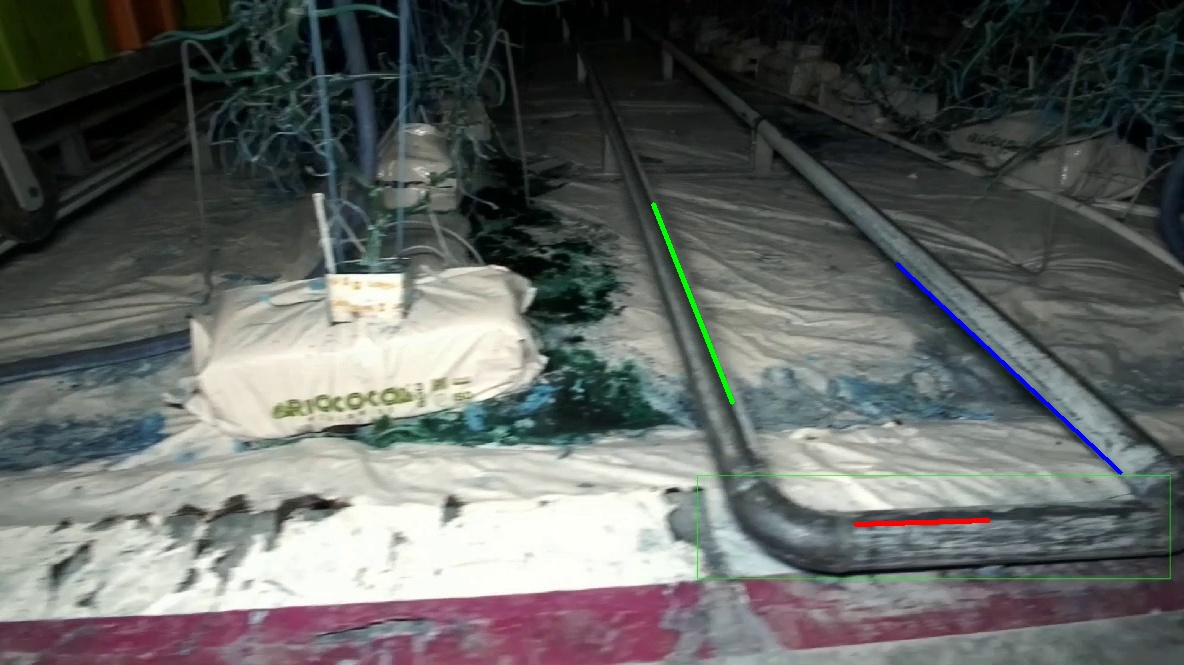
#> input picture result17.jpg, 1184 x 665 px, given in place of frame 1.jpg, which was not available
$ python main30.py
#> lines starting #> are read from the running program, lines starting #| are printed output that depends on the picture; pictures that were not available may be replaced by others from this repository, and a replacement may not be noted
import math

import cv2
import os
import numpy as np


def intended_angle_ver(x_1, y_1, x_2, y_2):
    delta_y = float(y_2 - y_1)
    delta_x = float(x_2 - x_1)

    try:
        angle_degrees_ver = np.arctan(delta_y / delta_x) * 180.0 / np.pi
    except:
        return False

    angle_degrees_ver = abs(angle_degrees_ver)

    # print('--------------')
    # print(angle_degrees_hor)

    if (angle_degrees_ver < 160.0 and angle_degrees_ver > 20.0):
        return True
    return False


def intended_angle_hor(x_1, y_1, x_2, y_2):
    delta_y = float(y_2 - y_1)
    delta_x = float(x_2 - x_1)

    try:
        angle_degrees_hor = np.arctan(delta_y / delta_x) * 180.0 / np.pi
    except:
        return False

    angle_degrees_hor = abs(angle_degrees_hor)

    # print('--------------')
    # print(angle_degrees_ver)

    if (angle_degrees_hor < 15.0):  # angle_degrees_hor < 30
        return True
    return False


def line_coefficient(x_1, y_1, x_2, y_2):
    a = float((y_2 - y_1) / (x_2 - x_1))
    b = float(y_1 - (a * x_1))

    return a, b


def collision_point(a_1, b_1, a_2, b_2):
    x = float((b_2 - b_1) / (a_1 - a_2))
    y = float(a_1 * x + b_1)

    # print(f"x: {x}")
    # print(f"y: {y}")

    return x, y


def out_of_range(x, y):
    # return True
    return 0 <= x <= int(resized_img_real_ver.shape[1]) and 0 <= y <= int(resized_img_real_ver.shape[0])


def len_of_line(y_2, y_1, x_2, x_1):
    return float(math.sqrt((y_2 - y_1) ** 2 + (x_2 - x_1) ** 2))


def two_line_intersection_angle(m, mm):
    tetha = math.atan(float(math.fabs((m - mm) / (1 + m * mm))) * (180.0 / math.pi))
    return tetha


def check_hor_length(i, j, k):
    # return True
    x1 = i[0][0]
    y1 = i[0][1]
    x2 = i[0][2]
    y2 = i[0][3]

    x11 = j[0][0]
    y11 = j[0][1]
    x22 = j[0][2]
    y22 = j[0][3]

    x111 = k[0][0]
    y111 = k[0][1]
    x222 = k[0][2]
    y222 = k[0][3]

    a1, b1 = line_coefficient(x1, y1, x2, y2)
    a2, b2 = line_coefficient(x11, y11, x22, y22)
    a3, b3 = line_coefficient(x111, y111, x222, y222)

    col_x_1_3, col_y_1_3 = collision_point(a1, b1, a3, b3)
    col_x_2_3, col_y_2_3 = collision_point(a2, b2, a3, b3)

    if out_of_range(col_x_1_3, col_y_1_3) and out_of_range(col_x_2_3, col_y_2_3):
        # print(col_x_1_3, col_y_1_3)
        # print(col_x_2_3, col_y_2_3)

        hor_len = len_of_line(col_y_2_3, col_y_1_3, col_x_2_3, col_x_1_3)

        # print(hor_len)
        # print('---------------')
        return 300.0 < hor_len < 550.0

        # [10 lines of commented-out code are left out]

    return False


def check_collision_point_placement(x1, x2, y1, y2, x11, x22, y11, y22, x111, x222, y111, y222):
    # return True
    a1, b1 = line_coefficient(x1, y1, x2, y2)
    a2, b2 = line_coefficient(x11, y11, x22, y22)
    a3, b3 = line_coefficient(x111, y111, x222, y222)

    col_x_1_3, col_y_1_3 = collision_point(a1, b1, a3, b3)
    col_x_2_3, col_y_2_3 = collision_point(a2, b2, a3, b3)

    # print(1)

    # if (col_x_1_3 > 0.0 and col_x_1_3 < min(x1, x2, x111, x222)) and (
    #         col_x_2_3 < float(resized_img_real_ver.shape[1]) and col_x_2_3 > max(x11, x22, x111, x222)):
    #     return True

    if col_x_1_3 > 0.0 and col_x_2_3 < float(resized_img_real_ver.shape[1]):
        return True

    # try:
    #     pass
    #     # print("--------------")
    #     # print(f"a1: {a1}")
    #     # print(f"b1: {b1}")
    #     # print(f"a2: {a2}")
    #     # print(f"b2: {b2}")
    #     # col_x_1_2, col_y_1_2 = collision_point(a1, b1, a1, b2)
    #     # print(col_x_1_2, col_y_1_2)
    #
    #     # if (max(x1, x2) < col_x_1_2 < min(x11, x22)) and (col_y_1_2 < min(y1, y2, y11, y22)):
    #     #     return True
    # except:
    #     # print(2)
    #     return True
    return False


if __name__ == '__main__':
    MID_MARGIN = 150  # 150
    IMG_NUMBERS = 2186  # 2186

    for index in range(IMG_NUMBERS):
        global resized_img_real_ver
        image_name = f'frame {index + 1}.jpg'
        # image_name = f'frame {57}.jpg'
        IMG_PATH_REAL = os.path.join('new_crop_frames', image_name)
        img_real_ver = cv2.imread(IMG_PATH_REAL)
#> img_real_ver is the input picture: shape (665, 1184, 3); mean B, G, R 97.4, 99.6, 96.6
        img_real_hor = cv2.imread(IMG_PATH_REAL)

        # print(int(img_real_ver.shape[1]), int(img_real_ver.shape[0]))

        resized_img_real_ver = cv2.resize(img_real_ver, (int(img_real_ver.shape[1]), int(img_real_ver.shape[0])))
        resized_img_real_hor = cv2.resize(img_real_hor, (int(img_real_hor.shape[1]), int(img_real_hor.shape[0])))

        gray_real_ver = cv2.cvtColor(resized_img_real_ver, cv2.COLOR_BGR2GRAY)
        gray_real_hor = cv2.cvtColor(resized_img_real_hor, cv2.COLOR_BGR2GRAY)

        gray_real_ver = cv2.equalizeHist(gray_real_ver)
        gray_real_hor = cv2.equalizeHist(gray_real_hor)

        kernel = (-1 / 256) * np.array([[1, 4, 6, 4, 1],
                                        [4, 16, 24, 6, 4],
                                        [6, 24, -476, 6, 24],
                                        [4, 16, 24, 6, 4],
                                        [1, 4, 6, 4, 1]])

        gray_real_ver = cv2.filter2D(src=gray_real_ver, ddepth=-1, kernel=kernel)
        gray_real_hor = cv2.filter2D(src=gray_real_hor, ddepth=-1, kernel=kernel)

        blur_real_ver = cv2.GaussianBlur(gray_real_ver, (5, 5), 0)
        blur_real_hor = cv2.GaussianBlur(gray_real_hor, (5, 5), 0)

        canny_real_ver = cv2.Canny(blur_real_ver, threshold1=100, threshold2=160)
        canny_real_hor = cv2.Canny(blur_real_hor, threshold1=100, threshold2=160)

        rho_ver = 1  # distance resolution in pixels of the Hough grid
        theta_ver = 1.4 * np.pi / 180  # angular resolution in radians of the Hough grid
        threshold_ver = 15  # minimum number of votes (intersections in Hough grid cell)
        min_line_length_ver = 150  # minimum number of pixels making up a line
        max_line_gap_ver = 10  # maximum gap in pixels between connectable line segments
        line_image_ver = np.copy(resized_img_real_ver) * 0  # creating a blank to draw lines on

        rho_hor = 1  # distance resolution in pixels of the Hough grid
        theta_hor = 2 * np.pi / 180  # angular resolution in radians of the Hough grid
        threshold_hor = 15  # minimum number of votes (intersections in Hough grid cell)
        min_line_length_hor = 120  # minimum number of pixels making up a line
        max_line_gap_hor = 15  # maximum gap in pixels between connectable line segments
        line_image_hor = np.copy(resized_img_real_hor) * 0  # creating a blank to draw lines on

        line_temp = np.copy(resized_img_real_hor) * 0  # creating a blank to draw lines on

        lines_ver = cv2.HoughLinesP(canny_real_ver, rho_ver, theta_ver, threshold_ver, np.array([]),
                                    min_line_length_ver, max_line_gap_ver)
#> lines_ver = [[220, 611, 549, 592], [898, 262, 1122, 471], [774, 147, 1122, 472], [791, 140, 1120, 418], [1004, 562, 1168, 553], [889, 641, 1126, 616], [314, 56, 333, 224], [651, 206, 736, 418], [854, 187, 1020, 327], [645, 231, 702, 397]]

        lines_hor = cv2.HoughLinesP(canny_real_hor, rho_hor, theta_hor, threshold_hor, np.array([]),
                                    min_line_length_hor, max_line_gap_hor)
#> lines_hor = 40 rows, first 6: [726, 86, 1027, 338], [694, 60, 903, 235], [1171, 578, 1171, 454], [455, 598, 688, 582], [531, 331, 688, 429], [854, 187, 1086, 381]

        try:
            for line_ver in lines_ver:
                for x1, y1, x2, y2 in line_ver:
                    if intended_angle_ver(x1, y1, x2, y2):
                        # print(line)
                        cv2.line(line_image_ver, (x1, y1), (x2, y2), (255, 0, 0), 3)
#> this loop made 10 passes
#> line_ver on passes 1 to 4: [[220, 611, 549, 592]], [[898, 262, 1122, 471]], [[774, 147, 1122, 472]], [[791, 140, 1120, 418]]
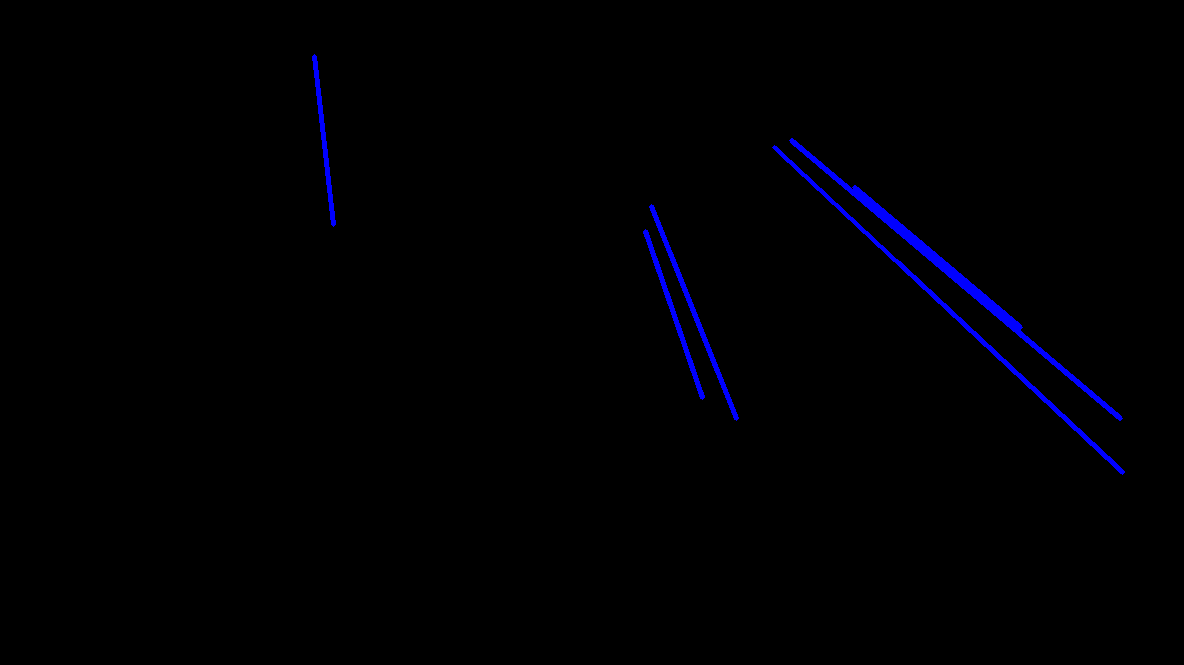
#> line_image_ver: shape (665, 1184, 3); mean B, G, R 2.8, 0, 0

            for line_hor in lines_hor:
                for x1, y1, x2, y2 in line_hor:
                    if intended_angle_hor(x1, y1, x2, y2):
                        # print(line)
                        cv2.line(line_image_hor, (x1, y1), (x2, y2), (255, 0, 0), 3)
#> this loop made 40 passes
#> line_hor on passes 1, 2, 4, 5: [[726, 86, 1027, 338]], [[694, 60, 903, 235]], [[455, 598, 688, 582]], [[531, 331, 688, 429]]
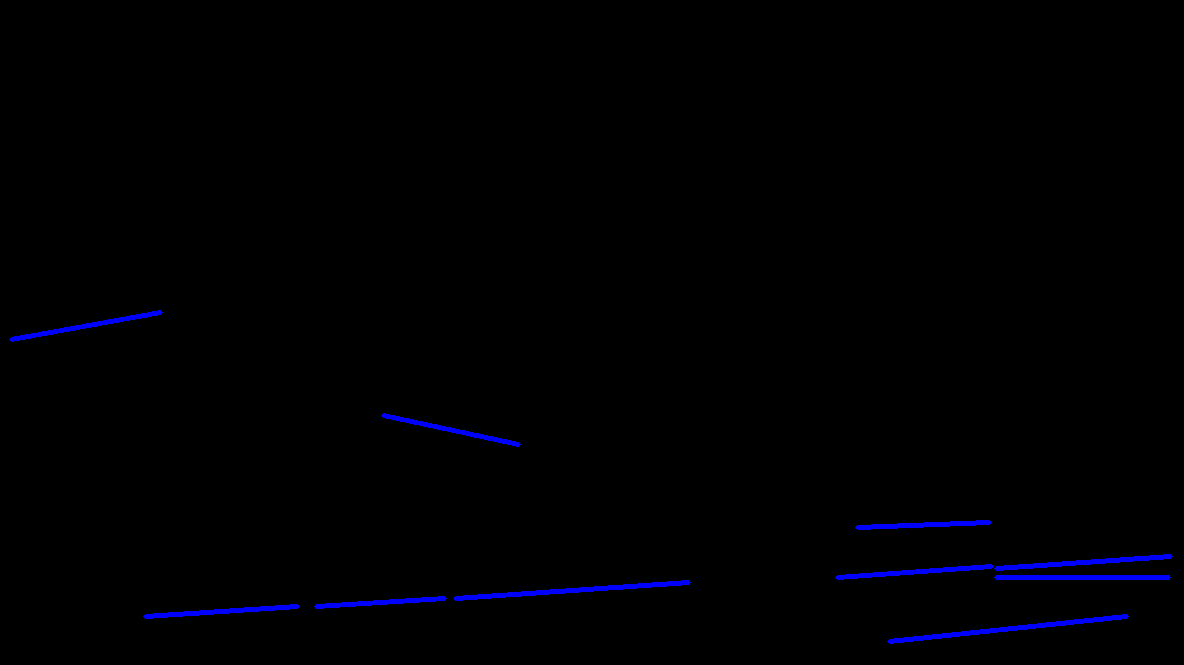
#> line_image_hor: shape (665, 1184, 3); mean B, G, R 2.7, 0, 0
        except:
            cv2.imwrite(os.path.join(path, f'result{index + 1}.jpg'), img_real_hor)
            continue

        ##########

        results = []
        # counter = 1

        best_result = None
        sum_len = 0

        best_x1 = None
        best_x2 = None
        best_y1 = None
        best_y2 = None
        best_x11 = None
        best_x22 = None
        best_y11 = None
        best_y22 = None
        best_x111 = None
        best_x222 = None
        best_y111 = None
        best_y222 = None

        for i in lines_ver:
            mid_x1 = None
            mid_y1 = None

            x1 = i[0][0]
            y1 = i[0][1]
            x2 = i[0][2]
            y2 = i[0][3]

            if intended_angle_ver(x1, y1, x2, y2):
                mid_x1 = (x1 + x2) / 2
                mid_y1 = (y1 + y2) / 2
            else:
                continue

            if mid_x1 is None or mid_y1 is None:
                continue
            else:

                for j in lines_ver:
                    mid_x2 = None
                    mid_y2 = None

                    x11 = j[0][0]
                    y11 = j[0][1]
                    x22 = j[0][2]
                    y22 = j[0][3]

                    if x1 == x11 and x2 == x22 and y1 == y11 and y2 == y22:
                        continue

                    if intended_angle_ver(x11, y11, x22, y22):
                        mid_x2 = (x11 + x22) / 2
                        mid_y2 = (y11 + y22) / 2
                    else:
                        continue

                    if mid_x2 is None or mid_y2 is None:
                        continue
                    else:

                        for k in lines_hor:

                            x111 = k[0][0]
                            y111 = k[0][1]
                            x222 = k[0][2]
                            y222 = k[0][3]

                            if intended_angle_hor(x111, y111, x222, y222):
                                mid_x3 = (x111 + x222) / 2
                                mid_y3 = (y111 + y222) / 2
                            else:
                                continue

                            if mid_x3 is None or mid_y3 is None:
                                continue
                            else:

                                # if (min(x1, x2) < min(x111, x222) and max(x111, x222) < max(x11, x22)) and (
                                #         ((mid_x1 + mid_x2) / 2) - MID_MARGIN < mid_x3 < (mid_x1 + mid_x2) + MID_MARGIN):
                                if ((mid_x1 + mid_x2) / 2) - MID_MARGIN < mid_x3 < ((mid_x1 + mid_x2) / 2) + MID_MARGIN:
                                    if min(y111, y222) > max(y1, y2, y11, y22):
                                        if check_hor_length(i, j, k):
                                            if check_collision_point_placement(x1, x2, y1, y2, x11, x22, y11, y22, x111,
                                                                               x222, y111, y222):
                                                if (len_of_line(y11, y1, x11, x1) < len_of_line(y22, y2, x22, x2)):
                                                    # [15 lines of commented-out code are left out]
                                                    line_temp = np.copy(resized_img_real_hor) * 0
                                                    # [6 lines of commented-out code are left out]
                                                    cv2.line(line_temp, (x1, y1), (x2, y2), (255, 0, 0), 3)
                                                    cv2.line(line_temp, (x11, y11), (x22, y22), (0, 255, 0), 3)
                                                    cv2.line(line_temp, (x111, y111), (x222, y222), (0, 0, 255), 3)

                                                    results.append(line_temp)

                                                    # cv2.imshow('result one in', line_temp)

                                                    if best_result is None:
                                                        best_result = line_temp
                                                        # sum_len = len_of_line(y2, y1, x2, x1) + len_of_line(y22, y11, x22,
                                                        #                                                     x11) + len_of_line(y222,
                                                        #                                                                        y111,
                                                        #                                                                        x222,
                                                        #                                                                        x111)

                                                        sum_len = len_of_line(y2, y1, x2, x1) + len_of_line(y22, y11,
                                                                                                            x22,
                                                                                                            x11)
                                                        best_x1 = x1
                                                        best_x2 = x2
                                                        best_y1 = y1
                                                        best_y2 = y2
                                                        best_x11 = x11
                                                        best_x22 = x22
                                                        best_y11 = y11
                                                        best_y22 = y22
                                                        best_x111 = x111
                                                        best_x222 = x222
                                                        best_y111 = y111
                                                        best_y222 = y222

                                                    else:
                                                        # new_sum = len_of_line(y2, y1, x2, x1) + len_of_line(y22, y11, x22,
                                                        #                                                     x11) + len_of_line(y222,
                                                        #                                                                        y111,
                                                        #                                                                        x222,
                                                        #                                                                        x111)

                                                        new_sum = len_of_line(y2, y1, x2, x1) + len_of_line(y22, y11,
                                                                                                            x22,
                                                                                                            x11)
                                                        if new_sum == sum_len:
                                                            a_111, b111 = line_coefficient(x111, y111, x222, y222)
                                                            a_1, b1 = line_coefficient(best_x111, best_y111, best_x222,
                                                                                       best_y222)

                                                            if math.fabs(a_111) < math.fabs(a_1):
                                                                sum_len = new_sum
                                                                best_result = line_temp

                                                                best_x1 = x1
                                                                best_x2 = x2
                                                                best_y1 = y1
                                                                best_y2 = y2
                                                                best_x11 = x11
                                                                best_x22 = x22
                                                                best_y11 = y11
                                                                best_y22 = y22
                                                                best_x111 = x111
                                                                best_x222 = x222
                                                                best_y111 = y111
                                                                best_y222 = y222

                                                        elif new_sum > sum_len:
                                                            sum_len = new_sum
                                                            best_result = line_temp

                                                            best_x1 = x1
                                                            best_x2 = x2
                                                            best_y1 = y1
                                                            best_y2 = y2
                                                            best_x11 = x11
                                                            best_x22 = x22
                                                            best_y11 = y11
                                                            best_y22 = y22
                                                            best_x111 = x111
                                                            best_x222 = x222
                                                            best_y111 = y111
                                                            best_y222 = y222

                                                    if len(results) == 8:
                                                        print('start')
#> this loop made 10 passes
#> mid_x1 on pass 2: 1010
#> (printed output is left out)
                                                    # print(counter)
                                                    # counter += 1

        cv2.line(img_real_hor, (best_x1, best_y1), (best_x2, best_y2), (255, 0, 0), 3)
        cv2.line(img_real_hor, (best_x11, best_y11), (best_x22, best_y22), (0, 255, 0), 3)
        cv2.line(img_real_hor, (best_x111, best_y111), (best_x222, best_y222), (0, 0, 255), 3)
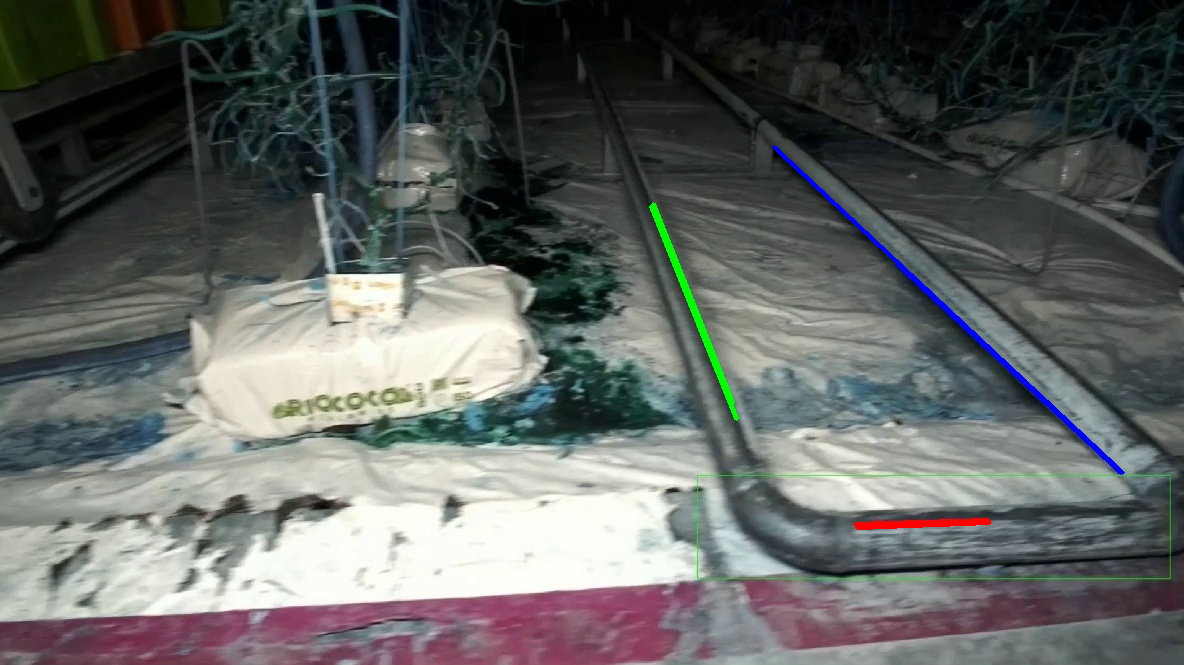
#> img_real_hor: shape (665, 1184, 3); mean B, G, R 97.6, 99.6, 96.6
#> (the run stopped early here; a loop or call above may not have finished)
